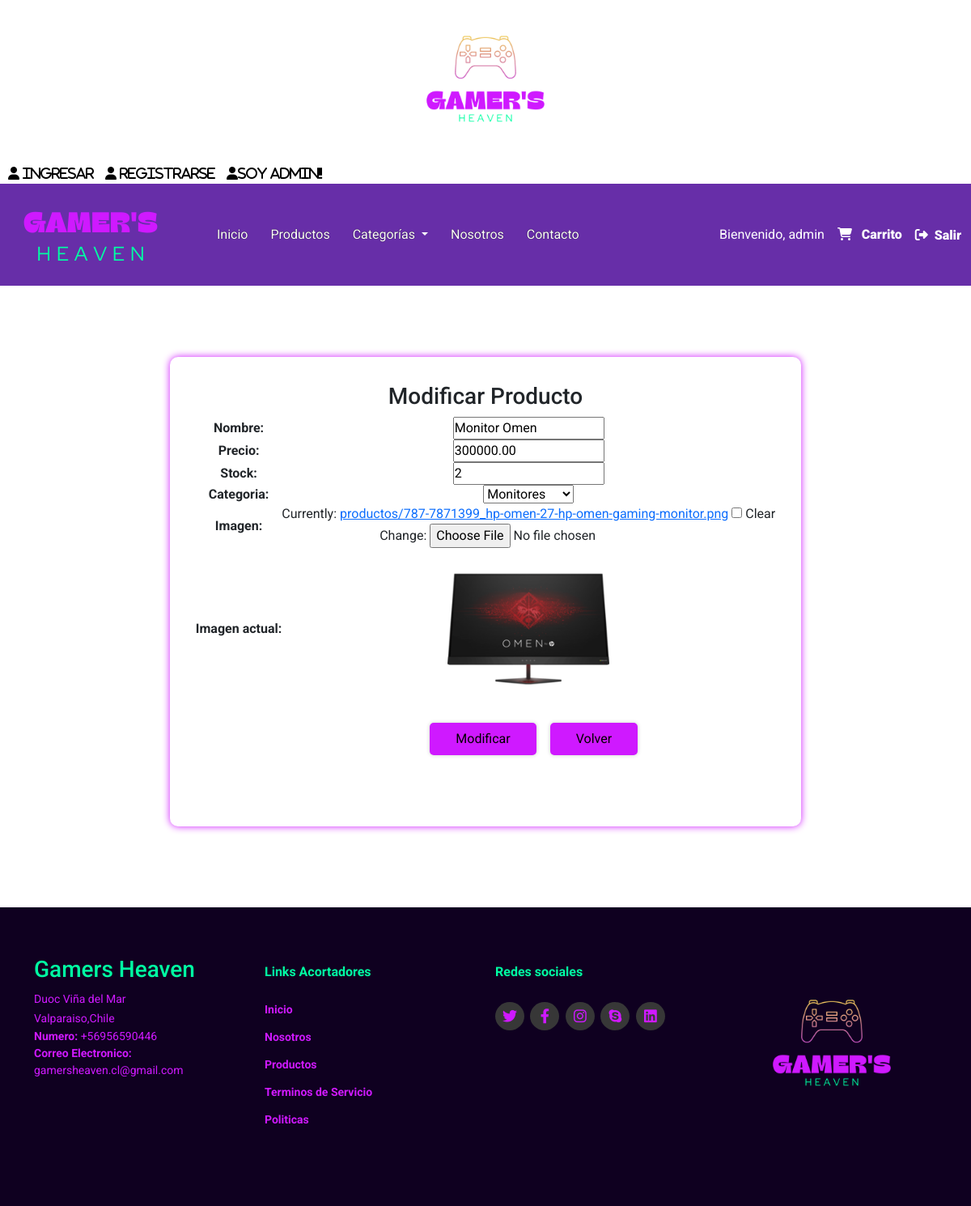
Page /modificar_productos/9 (signed in) on the committed database.
### venta/models.py (models this page shows, shortened)
class Usuario(AbstractUser):
    username = models.CharField(unique=True, max_length=150)
    correo_electronico = models.EmailField(unique=True)
    nombre = models.CharField(max_length=255)
    region = models.CharField(max_length=255)
    comuna = models.CharField(max_length=255)
    objects = UsuarioManager()
    USERNAME_FIELD = 'username'
    REQUIRED_FIELDS = ['correo_electronico', 'nombre']

class Producto(models.Model):
    id_producto = models.AutoField(primary_key=True)
    nombre = models.CharField(max_length=255)
    precio = models.DecimalField(max_digits=100, decimal_places=2)
    stock = models.PositiveIntegerField(default=0)
    imagen = models.ImageField(upload_to='productos/', null=True, blank=True)
    categoria = models.ForeignKey(Categoria, on_delete=models.CASCADE)

### venta/views.py (the view)
# urls.py: path('modificar_productos/<str:pk>',views.modificar_productos,name ='modificar_productos'),
@login_required
def modificar_productos(request, pk):
    categorias = Categoria.objects.all()
    try:
        producto = Producto.objects.get(id_producto=pk)
        if producto:
            if request.method == "POST":
                form = ProductoForm(request.POST, request.FILES, instance=producto)
                if form.is_valid():
                    form.save()
                    mensaje = "Se actualizó el producto"
                    context = {"mensaje": mensaje, "form": form, "producto": producto, "categorias": categorias}
                    return render(request, 'venta/modificar_producto.html', context)
            else:
                form = ProductoForm(instance=producto)
            context = {"mensaje": "", "form": form, "producto": producto}
            return render(request, 'venta/modificar_producto.html', context)
    except Producto.DoesNotExist:
        lista_productos = Producto.objects.all()
        mensaje = "El producto NO existe"
        context = {"mensaje": mensaje, "productos": lista_productos, "categorias": categorias}
        return render(request, 'venta/listar_productos.html', context)

### venta/forms.py
class ProductoForm(forms.ModelForm):
    class Meta:
        model = Producto
        fields = ['nombre', 'precio','stock', 'categoria','imagen']

### venta/models.py (called while the page is built)
    def __str__(self):
        return self.nombre_categoria

### venta/templates/venta/modificar_producto.html (shortened to what this page needs)
{% load static %}
<!DOCTYPE html>
<html lang="en">
  <head>
    <link
      type="text/css"
      rel="stylesheet"
      href='{% static "css/style.css" %}'
    />
    <link
      rel="stylesheet"
      href="https://cdnjs.cloudflare.com/ajax/libs/font-awesome/6.2.0/css/all.min.css"
    />
    <link
      href="https://cdn.jsdelivr.net/npm/bootstrap@5.0.2/dist/css/bootstrap.min.css"
      rel="stylesheet"
    />
  </head>
  <div class="top-navbar">
    <img class="mx-auto d-block" src='{% static "/images/Gamers_white.png" %}' width="190" alt="icono">
    <div class="icons">
      <a href="{% url 'login' %}" class="fas fa-user"> Ingresar</a>
      <a href="{% url 'registro'%}" class="fas fa-user"> Registrarse</a>
      <a href="{% url 'iniciar_sesion_admin'%}"class="fas fa-user">Soy Admin!!</a>
    </div>
  </div>
    <nav class="navbar navbar-expand-lg" id="navbar">
      <div class="container-fluid">
        <a class="navbar-brand" href="{% url '' %}" id="logo"><img src="{% static 'images/Heaven_claro.png' %}" alt="icono"></a>
        <div class="collapse navbar-collapse" id="navbarSupportedContent">
          <ul class="navbar-nav me-auto mb-2 mb-lg-0">
            <li class="nav-item">
              <a class="nav-link active" aria-current="page" href="{% url '' %}">Inicio</a>
            </li>
            <li class="nav-item">
              <a class="nav-link" href="{% url 'productos' %}">Productos</a>
            </li>
            <li class="nav-item dropdown">
              <a class="nav-link dropdown-toggle" href="#" id="navbarDropdown" role="button" data-bs-toggle="dropdown"
                aria-expanded="false">
                Categorías
              </a>
            </li>
            <li class="nav-item">
              <a class="nav-link" href="{% url 'nosotros' %}">Nosotros</a>
            </li>
            <li class="nav-item">
              <a class="nav-link" href="{% url 'contacto' %}">Contacto</a>
            </li>
          </ul>
          {% if user.is_authenticated %}
            <span style="color:white">Bienvenido, {{ user.nombre }}</span>
          {% endif %}
          {% if user.is_authenticated %}
            {% if user.carrito %}
              {% if user.carrito.cantidad_total > 0 %}
                <a href="{% url 'ver_carrito' %}" class="nav-link">
                  <i class="fas fa-shopping-cart"></i>
                  <span class="badge bg-primary">{{ user.carrito.cantidad_total }}</span>
                </a>
              {% else %}
                <a href="{% url 'ver_carrito' %}" class="nav-item">
                  <i class="fas fa-shopping-cart "></i>
                </a>
              {% endif %}
            {% else %}
              <a href="{% url 'ver_carrito' %}" class="nav-link">
                <i class="fas fa-shopping-cart " style="text-decoration:none; color:white; text-transform: capitalize" onmouseover="this.style.color='#00FFA3'" onmouseout="this.style.color='white'"> <span>&nbsp;</span>
                <span>Carrito</span>
                </i>
              </a>
            {% endif %}
          {% endif %}
          {% if user.is_authenticated %}
            <a href="{% url 'cerrar_sesion' %}" class="fas fa-sign-out-alt" style="text-decoration:none;color:white" onmouseover="this.style.color='#00FFA3'" onmouseout="this.style.color='white'"><span>&nbsp;</span>
              <span>Salir</span>
            </a>
          {% endif %}
        </div>
      </div>
    </nav>
    <br>
    <div id="inicioRegistro">
    <div id="inicioRegistro2" style="text-center">
    <h3>Modificar Producto</h3>
    {% if producto %}
    <form action="" method="POST" enctype="multipart/form-data" style="display: flex; flex-direction: column; margin-bottom: 2rem;">
      <table>
        {{ form.as_table }}
        <tr>
          <th>Imagen actual:</th>
          <td><img src="{{ producto.imagen.url }}" width="200" height="200"></td>
        </tr>
          <td></td>
          <td>
            <input type="submit" value="Modificar" class="btn btn-primary" style="background-color: #CF19FF; color: black; padding: 0.5rem 2rem; border-radius: 5px; border: none; box-shadow: 0px 0px 5px rgba(0, 0, 0, 0.2); margin-top: 1rem; cursor: pointer;">
            <a href="{% url 'listar_productos' %}" class="btn btn-primary" style="background-color: #CF19FF; color: black; padding: 0.5rem 2rem; border-radius: 5px; border: none; box-shadow: 0px 0px 5px rgba(0, 0, 0, 0.2); margin-top: 1rem;">Volver</a>
          </td>
      </table>
    </form>
    {% endif %}
    <br>
    </div>
    </div>
    <footer id="footer">
      <div class="footer-top">
        <div class="container align-content-center">
          <div class="row">
            <div class="col-lg-3 col-md-6 footer-contact">
              <h3>Gamers Heaven</h3>
              <p>
                Duoc Viña del Mar <br />
                Valparaiso,Chile <br />
              </p>
              <strong>Numero:</strong> +56956590446 <br />
              <strong>Correo Electronico: </strong
              >gamersheaven.cl@gmail.com<br />
            </div>
            <div class="col-lg-3 col-md-6 footer-links">
              <h4>Links Acortadores</h4>
              <ul>
                <li><a href="{% url ''%}">Inicio</a></li>
                <li><a href="{% url 'nosotros'%}">Nosotros</a></li>
                <li><a href="{% url 'productos'%}">Productos</a></li>
                <li><a href="#">Terminos de Servicio</a></li>
                <li><a href="#">Politicas </a></li>
              </ul>
            </div>
            <div class="col-lg-3 col-md-6 footer-links">
              <h4>Redes sociales</h4>
              <div class="socail-links mt-3">
                <a href="#"><i class="fa-brands fa-twitter"></i></a>
                <a href="#"><i class="fa-brands fa-facebook-f"></i></a>
                <a href="#"><i class="fa-brands fa-instagram"></i></a>
                <a href="#"><i class="fa-brands fa-skype"></i></a>
                <a href="#"><i class="fa-brands fa-linkedin"></i></a>
              </div>
            </div>
            <div class="col-lg-3 col-md-6 footer-links">
              <img
                class="mx-auto d-block"
                src='{% static "images/Gamers_black.png" %}'
                width="190"
                alt="icono"
              />
            </div>
          </div>
        </div>
      </div>
    </footer>
  </body>
</html>

### gamersheaven/static/css/style.css (style rules this page uses)
* { margin: 0; padding: 0; box-sizing: border-box; outline: none; font-family: 'Roboto','Merriweather', sans-serif; }
.top-navbar { flex-direction: column; justify-content: space-between; align-items: flex-end; }
.top-navbar .icons { margin-top: 13px; margin-right: 15px; }
.top-navbar a { text-decoration: none; color: black; margin-left: 10px; }
#navbar { background-color: #672EA8; }
.navbar-nav { margin-left: 20px; }
.nav-item { margin-left: 10px; }
.nav-item .nav-link { color: white; margin-left: 2px; text-shadow: 0px 0px 1px black; transition: 0.5s ease; }
.btn { margin-left: 13px; }
#footer { padding: 0 0 30px 0px; color: #CF19FF; font-size: 14px; background-color: #0F0020; margin-top: 100px; }
#footer .footer-top { padding: 60px 0 30px 0; background-color:#0F0020; color: #CF19FF; }
#footer .footer-top .footer-contact { margin-bottom: 30px; }
#footer .footer-top .footer-contact h3 { color: #00FFA3; }
#footer .footer-top .footer-contact p { font-size: 14px; line-height: 24px; margin-bottom: 0; color: #CF19FF; }
#footer .footer-top h4 { font-size: 16px; font-weight: bold; position: relative; padding-bottom: 12px; }
#footer .footer-top .footer-links { margin-bottom: 30px; margin-top: 10px; }
#footer .footer-top .footer-links h4 { color: #00FFA3; }
.fa-sign-out-alt { text-decoration: none; color: white; }
#footer .footer-top .footer-links ul { list-style: none; padding: 0; margin: 0; }
#footer .footer-top .footer-links ul li { padding: 10px 0; display: flex; align-items: center; }
#footer .footer-top .footer-links ul li a { text-decoration: none; color: #CF19FF; display: inline-block; line-height: 1; font-weight: bold; transition: 0.5s ease; }
#footer .footer-top .socail-links a { font-size: 18px; display: inline-block; text-decoration: none; background-color: #373737; color: #CF19FF; line-height: 1; padding: 8px 0; margin-right: 4px; border-radius: 50%; text-align: center; width: 36px; transition: 0.5s ease; }
html { scroll-behavior: smooth; }
#inicioRegistro { display: flex; max-width: 100%; margin-top: 4rem; }
#inicioRegistro2 { background-color: #fff; padding: 2rem; border-radius: 10px; box-shadow: 0px 0px 10px #CF19FF ; margin: auto; text-align: center; }

### rows in the picture
Usuario: nombre "admin"
Producto: nombre "Monitor Omen", precio "300000.00", stock "2", categoria "Monitores", imagen (picture)
